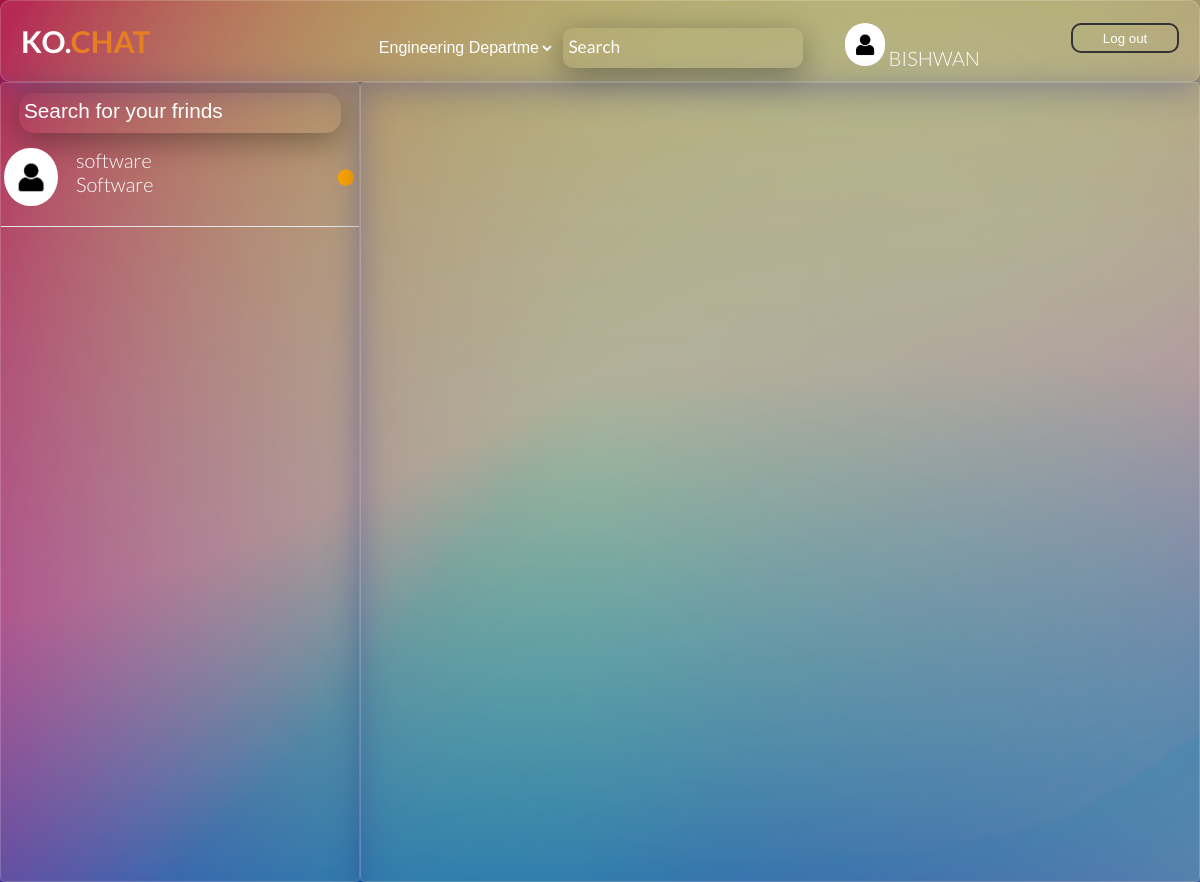
/home.php (signed in), run on the app's committed database.
### tables this page shows
CREATE TABLE `user` (
  `first_name` varchar(32) NOT NULL,
  `last_name` varchar(32) NOT NULL,
  `email` varchar(32) NOT NULL,
  `password` varchar(32) NOT NULL,
  `department` varchar(32) NOT NULL,
  `stage` varchar(32) NOT NULL,
  `id` int(11) NOT NULL,
  `active` tinyint(4) NOT NULL DEFAULT 0,
  `type` int(1) NOT NULL DEFAULT 0
);

### home.php (the view, shortened to what this page needs)
<?php
  include "connection.php";
  ?>
<!DOCTYPE html>
<html>
<head>
    <link type="text/css" href="style2.css?v=<?php echo time(); ?>" rel="stylesheet">
    <link type="text/css" href="responsive_home.css?v=<?php echo time(); ?>" rel="stylesheet">
    <link rel="stylesheet" type="text/css" href="vendors/css/ionicons.min.css">
</head>
<body>
    <section class="all">
<div class="header">
    <h1>ko.<span class="chat-edit">chat</span></h1>
<?php
$type='visible';
if($_SESSION['type']==='1'){
    $type='visible';
}
else{
    $type='hidden';
}
?>
    <a href="#poppap"><button class="addmin" id="addmin" style="visibility:<?php echo $type; ?>;">addmin</button></a>
    <select class="groups">
        <option>Engineering Departments</option>
    </select>
    <input type="text" placeholder="Search" class="search_box">
    <div class="user_info">
    <p>
        <a href="#" class="pro_link">
        <img src="user.jpg" class="pro_img">
        <span class="name"><?php echo $_SESSION['first_name'] ;?></span>
    </a>
    </p>
    <a href="log_out.php"><button class="log_out">Log out</button></a>
</div>
</div>
<div class="frind">
<input type="text" class="frind_search" placeholder="Search for your frinds">
        <?php
        if($_SESSION['type']==1){
            $sql="SELECT * FROM user WHERE (type='1' ||department='".$_SESSION['department']."')&&email!='".$_SESSION['email']."'";
            $result=mysqli_query($connection,$sql);
        }else{
             $department=$_SESSION['department'];
             $sql="SELECT * FROM user WHERE (type='0' ||first_name='".$department."')&&email!='".$_SESSION['email']."'";
             $result=mysqli_query($connection,$sql);
        }
             if(mysqli_num_rows($result)>0){
                while ($row=mysqli_fetch_assoc($result)){
                ?>
                 <?php $get_frind_name_by_email=$row['email'];?>
                <a href="#" id="<?php echo $get_frind_name_by_email;?>" onclick="load_message(this)">
                   <div class="content">
    <img class="frind_img" src="user.jpg">
    <div class="details">
    <span class="frind_name" > <?php echo $row['first_name'];?></span><span class="frind_name"> <?php echo $row['last_name'];?></span>
    <p class="rseve_massege"><?php echo $row['department'];?></p>
</div>
</div>
<?php
if($row['active']==="1"){
    ?>
    <div class="status_dot" style="color:green;"><i class="ion-record"></i></div>
    <?php
}
else{
    ?>
    <div class="status_dot" style="color:orange;"><i class="ion-record"></i></div>
    <?php
}
?>
</a>
               <?php
                }
             }
        ?>
</div>
<div class="chat">
    </div>
</section>
</body>
</html>

### style2.css (style rules this page uses)
* { margin: 0px; padding: 0px; box-sizing: border-box; }
body { overflow: hidden; font-size: 20px; color: #fff; font-weight: 300; font-family: 'Lato',sans-serif; text-rendering: optimizeLegibility; background-image:linear-gradient(rgba(0, 0, 0, 0.315),rgba(0, 0, 0, 0.356)),url(back.jpg); background-position:bottom; background-size: cover; height: 100vh; margin-top: 0px; }
.header { padding: 2px 0; width: 100%; height: 10%; background: rgba( 255, 255, 255, 0.10 ); box-shadow: 0 8px 32px 0 rgba( 31, 38, 135, 0.37 ); backdrop-filter: blur( 2.5px ); -webkit-backdrop-filter: blur( 2.5px ); border-radius: 10px; border: 1px solid rgba( 255, 255, 255, 0.18 ); margin-top: 0px; }
.groups { font-size: 80%; width: 15%; height: 30px; outline: none; margin-right: 5px; background-color: transparent; border: 0; color: #fff; }
.groups option { color: #fff; background-color: #333; }
h1 { text-transform: uppercase; color: #fffcfc; margin: 20px; display: inline-block; }
.chat-edit { color:#e67e22; }
.search_box { width: 20%; height: 40px; background: transparent; outline: none; border: 0; border-radius: 10px; box-shadow: 0 8px 32px 0 rgba(8, 8, 8, 0.37); color: black; font-family: 'Lato',sans-serif; }
.user_info { float: right; width: 30%; height: 100%; position: relative; }
.user_info p { position: absolute; margin-bottom:0px; display: inline; bottom: 3px; }
.log_out { cursor: pointer; outline: none; font-weight: 300; background: transparent; margin: 20px; width: 30%; height: 30px; float: right; color: #fff; border: 0; border-radius: 10px; border:solid 2px #333; transition: background-color 0.2s,border-color 0.2s,color 0.2s; }
.pro_img { width: 40px; border-radius: 25px; }
.pro_link { text-decoration: none; color: #fff; font-family: 'lato',sans-serif; padding-left: 5px; }
.frind { overflow: hidden; width: 30%; background: rgba( 255, 255, 255, 0.10 ); box-shadow: 0 8px 32px 0 rgba( 31, 38, 135, 0.37 ); backdrop-filter: blur( 2.5px ); -webkit-backdrop-filter: blur( 2.5px ); border-radius: 5px; border: 1px solid rgba( 255, 255, 255, 0.18 ); height: 100vh; float: left; overflow-y: scroll; }
.chat { width: 70%; float: right; background: rgba( 255, 255, 255, 0.10 ); box-shadow: 0 8px 32px 0 rgba( 31, 38, 135, 0.37 ); backdrop-filter: blur( 2.5px ); -webkit-backdrop-filter: blur( 2.5px ); border-radius: 5px; border: 1px solid rgba( 255, 255, 255, 0.18 ); height: 100vh; }
.frind_search { width: 90%; height: 40px; background: transparent; outline: none; border:0; box-shadow: 0 8px 32px 0 rgba(8, 8, 8, 0.37); font-size: 80%; border-radius: 15px; margin: 10px 5%; }
.frind a { margin-top: 5px; display: flex; align-items: center; padding-bottom: 20px; justify-content: space-between; border-bottom: 1px solid #e6e6e6; text-decoration: none; color: #fff; }
.content { display: flex ; }
.details { margin-left: 15px; }
.frind_img { width: 60px; border-radius: 35px; padding-right: 3px; padding-left: 3px; }
.status_dot { margin-right: 5px; }

### responsive_home.css (style rules this page uses)
@media only screen and (max-width : 1270px) { .search_box { width: 20%; } }

### data on the page
user: first_name "software", department "Software", active 0 (drawn)

### other printed values
$_SESSION['first_name'] "BISHWAN"
